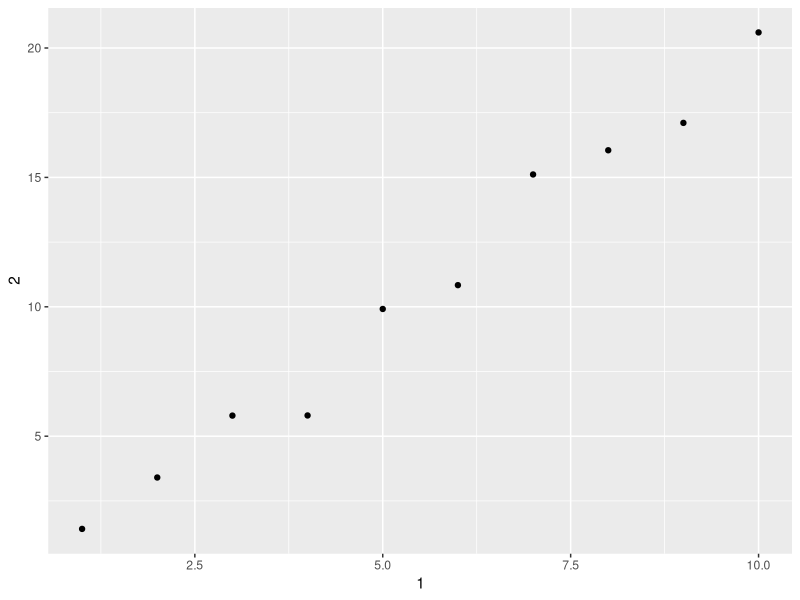

Reproduce this figure in R.
## ---- chunk 1
library('tidyverse')
## ---- chunk 2
tibble(
  x = 1:5, 
  y = 1, 
  z = x ^ 2 + y
)
## ---- chunk 3
tb <- tibble(
  `:)` = "smile", 
  ` ` = "space",
  `2000` = "number"
)

tb
## ---- chunk 4
tibble(
  a = lubridate::now() + runif(1e3) * 86400,
  b = lubridate::today() + runif(1e3) * 30,
  c = 1:1e3,
  d = runif(1e3),
  e = sample(letters, 1e3, replace = TRUE)
)
## ---- chunk 5
df <- tibble(
  x = runif(5),
  y = rnorm(5)
)

df$x

df[[1]]
## ---- chunk 6
df %>% 
  .$x
## ---- chunk 7
str(mtcars)
## ---- chunk 8
df <- data.frame(abc = 1, xyz = "a")
tb <- tibble(abc = 1, xyz = "a")

df$x
tb$x

df[, "xyz"]
tb[, "xyz"]

df[, c("abc", "xyz")]
tb[, c("abc", "xyz")]
## ---- chunk 9
annoying <- tibble(
  `1` = 1:10, 
  `2` = `1`  * 2 + rnorm(length(`1`))
)

annoying
## ---- chunk 10
annoying[[1]]
## ---- chunk 11
ggplot(data = annoying) + 
geom_point(aes(x = `1`, y = `2`))
## ---- chunk 12
annoying$`3` = annoying$`2` / annoying$`1`

annoying
## ---- chunk 13
annoying
names(annoying)<- c("one", "two", "three")
annoying
